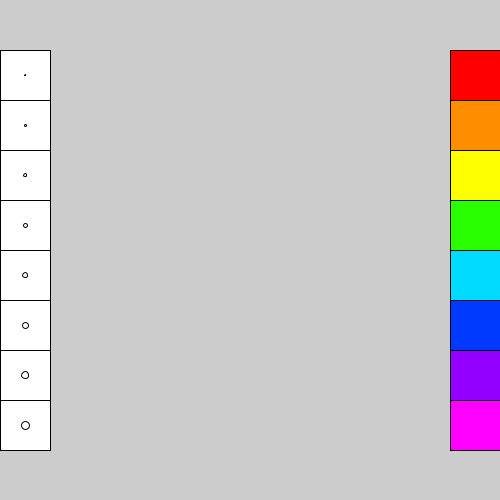
Frame 1 (no input)
Frame 60 (the mouse pressed at the canvas centre just before this capture): identical to frame 1, image omitted
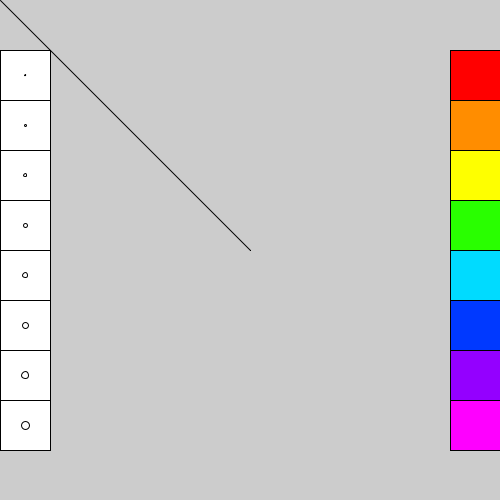
Frame 120 (the mouse held since frame 60 and released just before this capture)

The Processing sketch that drew these frames (run headless with seeded random() and noise(); from frame 60 on, the mouse is pressed at the canvas centre):

// Processing sketch: week02_5
// ── week02_5.pde
void setup(){
  size(500,500);
  fill(#FFFFFF);
  for(int i=1;i<9;i++){ 
    rect(0,i*50,50,50);
    ellipse(25,25+i*50,i,i);
  }
  fill(#FF0000); rect(450,50,50,50); 
  fill(#FF8D00); rect(450,100,50,50); 
  fill(#FEFF00); rect(450,150,50,50);
  fill(#29FF00); rect(450,200,50,50); 
  fill(#00DBFF); rect(450,250,50,50); 
  fill(#0039FF); rect(450,300,50,50); 
  fill(#9400FF); rect(450,350,50,50); 
  fill(#FE00FF); rect(450,400,50,50); 
}
void draw(){
  if(mousePressed){
    if(mouseX<50){
      for(int i=1;i<9;i++){ //迴圈改畫筆粗細
        if(mouseY>i*50 && mouseY<i*50+50){
          strokeWeight(i);
        }
      }        
  }else if(mouseX>450){
      if(mouseY>1*50 && mouseY<1*50+50) stroke(#FF0000);
      if(mouseY>2*50 && mouseY<2*50+50) stroke(#FF8D00);
      if(mouseY>3*50 && mouseY<3*50+50) stroke(#FEFF00);
      if(mouseY>4*50 && mouseY<4*50+50) stroke(#29FF00);
      if(mouseY>5*50 && mouseY<5*50+50) stroke(#00DBFF);
      if(mouseY>6*50 && mouseY<6*50+50) stroke(#0039FF);
      if(mouseY>7*50 && mouseY<7*50+50) stroke(#9400FF);
      if(mouseY>8*50 && mouseY<8*50+50) stroke(#FE00FF);
    }else line(mouseX,mouseY,pmouseX,pmouseY); //畫線
  }
}
